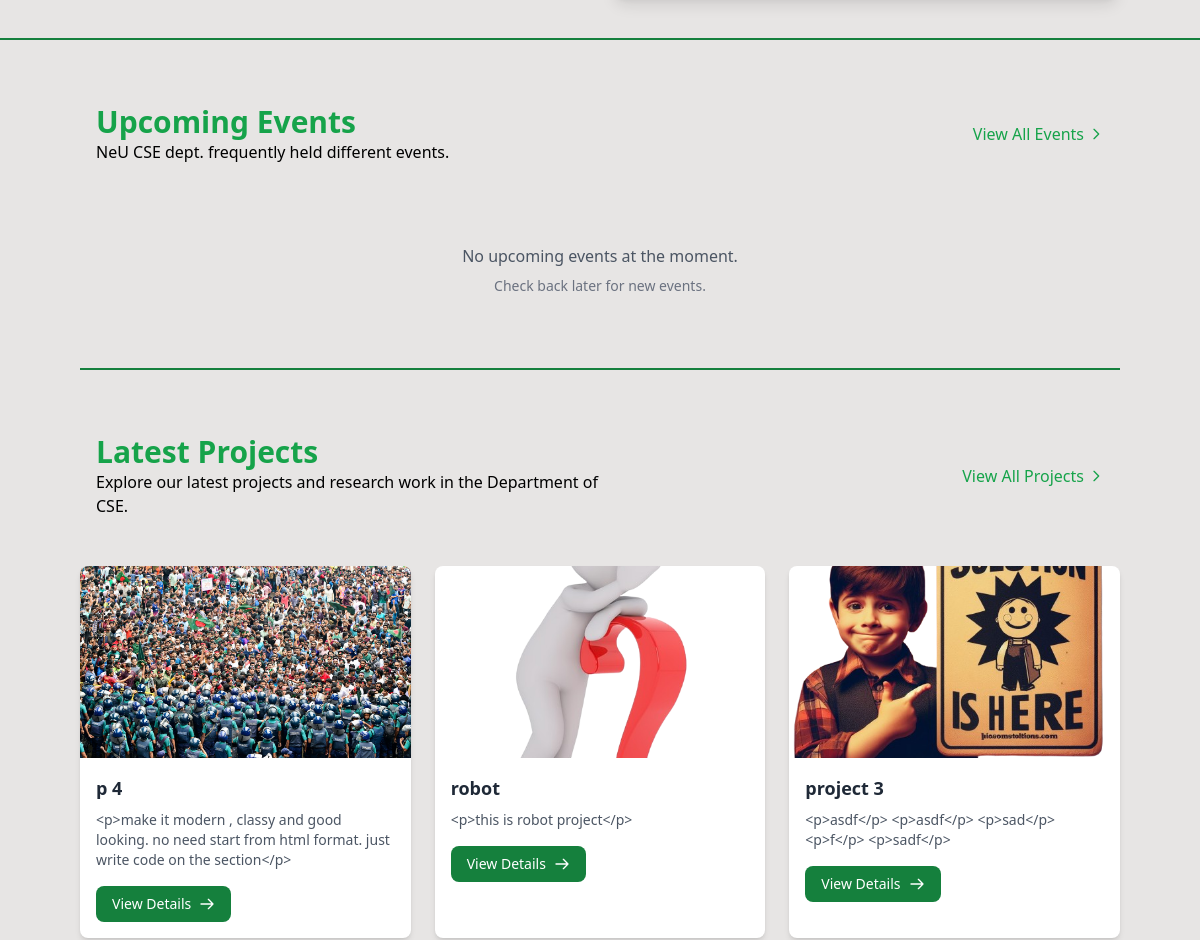
The app's page / (middle part), older data.
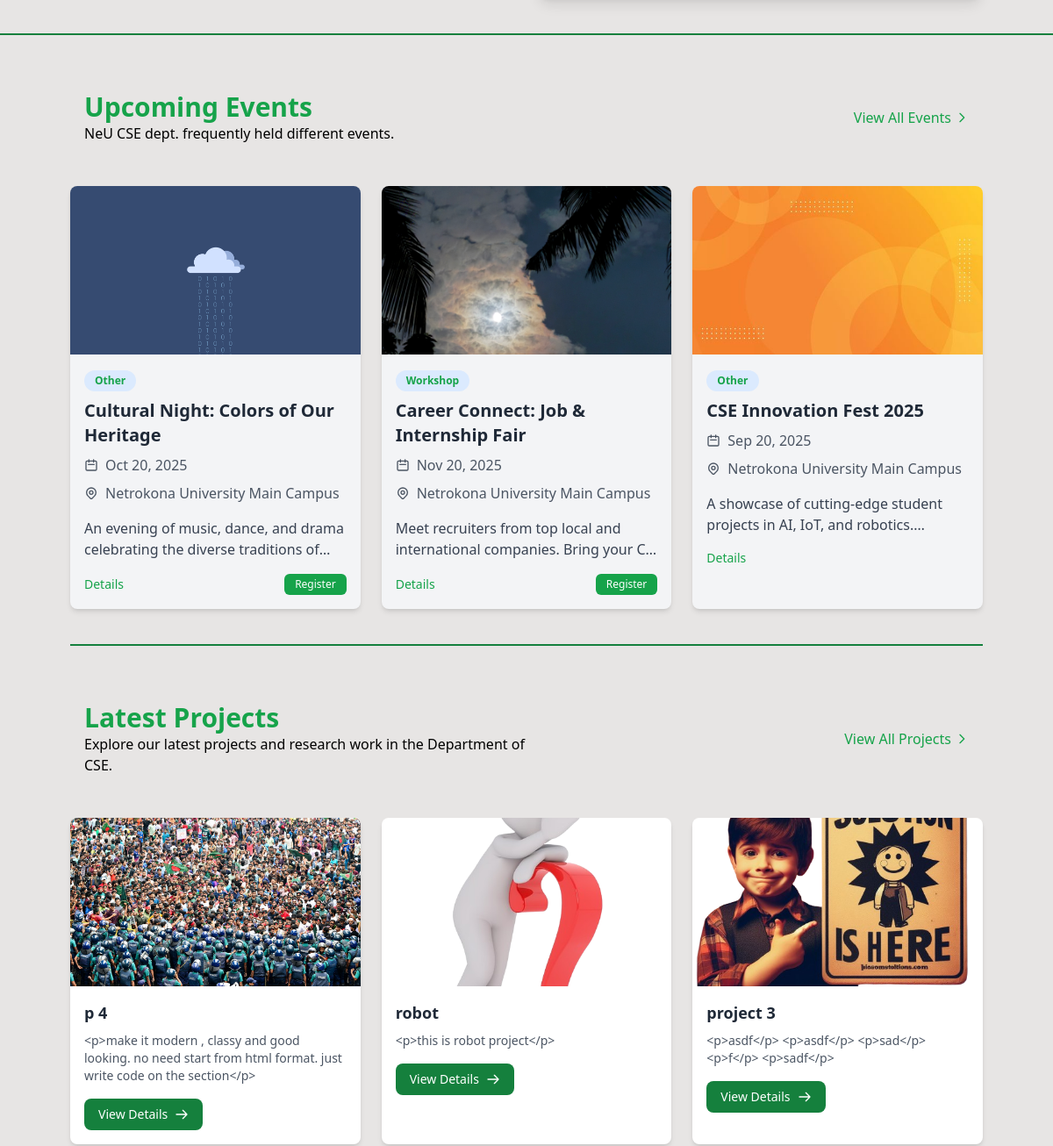
The same page, newer data.
### cse_app/models.py (models this page shows, shortened)
class Project(models.Model):
    PROJECT_TYPES = (
        ('research', 'Research Project'),
        ('thesis', 'Thesis Project'),
        ('industry', 'Industry Project'),
        ('academic', 'Academic Project'),
    )
    title = models.CharField(max_length=200)
    description = RichTextField()
    project_type = models.CharField(max_length=20, choices=PROJECT_TYPES)
    members = models.ManyToManyField('FacultyMember', related_name='projects', blank=True)
    start_date = models.DateField()
    image = models.ImageField(upload_to='projects/', blank=True, null=True)
    end_date = models.DateField(blank=True, null=True)
    is_ongoing = models.BooleanField(default=False)
    funding_agency = models.CharField(max_length=200, blank=True)
    budget = models.DecimalField(max_digits=12, decimal_places=2, blank=True, null=True)
    outcome = RichTextField(blank=True)

class Event(models.Model):
    EVENT_TYPES = (
        ('conference', 'Conference'),
        ('workshop', 'Workshop'),
        ('seminar', 'Seminar'),
        ('webinar', 'Webinar'),
        ('competition', 'Competition'),
        ('programming_contest', 'Programming Contest'),
        ('hackathon', 'Hackathon'),
        ('other', 'Other'),
    )
    title = models.CharField(max_length=200)
    description = RichTextField()
    event_type = models.CharField(max_length=20, choices=EVENT_TYPES)
    start_date = models.DateTimeField()
    end_date = models.DateTimeField()
    location = models.CharField(max_length=200)
    organizer = models.CharField(max_length=200, blank=True)
    image = models.ImageField(upload_to='events/', blank=True, null=True)
    registration_link = models.URLField(blank=True)
    is_upcoming = models.BooleanField(default=True)
    created_at = models.DateTimeField(auto_now_add=True)
    updated_at = models.DateTimeField(auto_now=True)
    class Meta:
        ordering = ['start_date']

### cse_app/views.py (the view)
# urls.py: path('', views.home, name='home'),
def home(request):
    carousel_items = CarouselItem.objects.filter(is_active=True).order_by('order')
    latest_images = ImageGallery.objects.all().order_by('-upload_time')[:6]
    important_notices = Notice_Board.objects.filter(is_important=True)[:5]
    latest_notices = Notice_Board.objects.exclude(is_important=True)[:5]
    latest_projects = Project.objects.all().order_by('-start_date')[:3]
    latest_publications = Publication.objects.all().order_by('-publication_date')[:3]
    latest_events = Event.objects.all().order_by('-start_date')[:3]
    latest_notices = Notice_Board.objects.all()[:5]
    faculty_members = FacultyMember.objects.all()[:8]
    current_chairman = Chairman.objects.filter(is_current=True).first()
    tech_news = TechNews.objects.all()[:3]
    upcoming_events = list(Event.objects.filter(
        is_upcoming=True,
        start_date__gte=timezone.now()
    ).order_by('start_date')[:3])
    if len(upcoming_events) < 3:
        latest_events = Event.objects.exclude(
            id__in=[event.id for event in upcoming_events]
        ).order_by('-start_date')[:3 - len(upcoming_events)]
        upcoming_events.extend(latest_events)
    context = {
        'carousel_items': carousel_items,
        'important_notices': important_notices,
        'latest_notices': latest_notices,
        'faculty_members': faculty_members,
        'current_chairman': current_chairman,
        'tech_news': tech_news,
        'events': upcoming_events,  # Pass events to the template
        'latest_projects': latest_projects,
        'latest_publications': latest_publications,
        'images': latest_images,
    }
    page_view, created = ViewCount.objects.get_or_create(page_name='home')
    page_view.increment()
    return render(request, 'cse/home.html', context)

### cse_app/context_processors.py (called while the page is built)
def scrolling_notice(request):
    notice = ScrollingNotice.objects.filter(is_active=True).first()
    return {'scrolling_notice': notice.text if notice else ''}

### cse_app/models.py (called while the page is built)
    def increment(self):
        self.count += 1
        self.save()

### templates/cse/home.html (shortened to what this page needs)
{% extends 'base.html' %}
{% load static %}
{% block content %}
  {% include 'cse/scrolling_notice.html' %}
  <div class="lg:col-span-2">
    <p class="border-b-2 border-green-700"></p>
     <section class="my-12 ">
      <div class="w-full lg:px-20 px-4">
          <div class="flex justify-between items-center mb-8  p-4 rounded-lg ">
            <div class="max-w-lg flex flex-col">
              <h2 class="text-3xl font-bold text-green-600">Upcoming Events</h2>
              <span>NeU CSE dept. frequently held different events.</span>
           </div>
             <a href="{% url 'all_events' %}" class="text-green-600  hover:text-green-800 font-medium flex items-center">
                View All Events
                 <svg class="w-4 h-4 ml-1" fill="none" stroke="currentColor" viewBox="0 0 24 24" xmlns="http://www.w3.org/2000/svg">
                    <path stroke-linecap="round" stroke-linejoin="round" stroke-width="2" d="M9 5l7 7-7 7"></path>
                 </svg>
             </a>
         </div>
          {% include 'cse/events.html' %}
    <p class="border-b-2 border-green-700 mt-10"></p>
          <div class="mt-12">
            <div class="flex justify-between items-center mb-8  p-4 rounded-lg">
                <div class="max-w-lg flex flex-col">
                    <h2 class="text-3xl font-bold text-green-600">Latest Projects</h2>
                    <h3>Explore our latest projects and research work in the Department of CSE.</h3>
                </div>
                <a href="{% url 'all_projects' %}" class="text-green-600 hover:text-green-800 font-medium flex items-center">
                    View All Projects
                    <svg class="w-4 h-4 ml-1" fill="none" stroke="currentColor" viewBox="0 0 24 24">
                        <path stroke-linecap="round" stroke-linejoin="round" stroke-width="2" d="M9 5l7 7-7 7"></path>
                    </svg>
                </a>
            </div>
            <div class="grid grid-cols-1 md:grid-cols-2 lg:grid-cols-3 gap-6">
                {% for project in latest_projects %}
                    <div class="bg-white rounded-lg shadow-md hover:shadow-xl transition-shadow duration-300">
                        <div class="overflow-hidden rounded-t-lg">
                            {% if project.image %}
                                <img src="{{ project.image.url }}" class="w-full h-48 object-cover transform transition duration-500 ease-in-out hover:scale-105" alt="{{ project.title }}">
                            {% else %}
                                <img src="{% static 'cse/default_project.jpg' %}" class="w-full h-48 object-cover" alt="{{ project.title }}">
                            {% endif %}
                        </div>
                        <div class="p-4">
                            <h3 class="text-lg font-semibold text-gray-800 mb-2">{{ project.title }}</h3>
                            <p class="text-gray-600 text-sm mb-4">{{ project.description|truncatewords:20 }}</p>
                            <a href="{% url 'project_detail' project.id %}" class="inline-flex items-center px-4 py-2 text-sm font-medium text-white bg-green-700 rounded-lg hover:bg-green-800 transition-all duration-300">
                                View Details
                                <svg class="w-4 h-4 ml-2" fill="none" stroke="currentColor" viewBox="0 0 24 24">
                                    <path stroke-linecap="round" stroke-linejoin="round" stroke-width="2" d="M14 5l7 7m0 0l-7 7m7-7H3"></path>
                                </svg>
                            </a>
                        </div>
                    </div>
                {% empty %}
                    <div class="col-span-3 text-center py-8">
                        <p class="text-gray-500">No projects available at the moment.</p>
                    </div>
                {% endfor %}
            </div>
          </div>
     </div>
     </section>
  </div>
</div>
{% endblock %}

### templates/base.html (shortened to what this page needs)
{% load static %}
<!DOCTYPE html>
<html lang="en">
<head>
    <script src="https://cdn.tailwindcss.com"></script>
    <link rel="stylesheet" href="https://cdnjs.cloudflare.com/ajax/libs/font-awesome/6.4.0/css/all.min.css">
    <link href="https://unpkg.com/aos@2.3.1/dist/aos.css" rel="stylesheet">
</head>
<body class="bg-stone-200">
    <main class="container mx-auto px-4 py-8">
        {% block content %}
        {% endblock %}
    </main>
</body>
</html>

### templates/Navbar.html (shortened to what this page needs)
{% load static %}

### templates/cse/carousel.html (shortened to what this page needs)
{% load static %}

### templates/cse/scrolling_notice.html (shortened to what this page needs)
<div class="notice-container mt-2 mb-4 rounded-lg">

### templates/cse/events.html (shortened to what this page needs)
{% load static %}
<div class="grid grid-cols-1 md:grid-cols-2 lg:grid-cols-3 gap-6 ">
    {% for event in events %}
    <div class=" rounded-lg shadow-md overflow-hidden hover:shadow-lg transition-shadow duration-300 bg-gray-100"
    data-aos ="fade-up"
    data-aos-duration="800">
        {% if event.image %}
        <div class="overflow-hidden">
            <img src="{{ event.image.url }}" alt="{{ event.title }}" class="w-full h-48 object-cover transition-transform duration-300 hover:scale-110">
        </div>
        {% else %}
        <div class="w-full h-48 bg-gray-200 flex items-center justify-center">
            <span class="text-gray-500">No image available</span>
        </div>
        {% endif %}
        <div class="p-4 ">
            <span class="inline-block px-3 py-1 bg-blue-100 text-green-600  text-xs font-semibold rounded-full mb-2">
                {{ event.get_event_type_display }}
            </span>
            <h3 class="text-xl font-bold mb-2 text-gray-800">{{ event.title }}</h3>
            <div class="flex items-center text-gray-600 mb-2">
                <svg class="w-4 h-4 mr-2" fill="none" stroke="currentColor" viewBox="0 0 24 24" xmlns="http://www.w3.org/2000/svg">
                    <path stroke-linecap="round" stroke-linejoin="round" stroke-width="2" d="M8 7V3m8 4V3m-9 8h10M5 21h14a2 2 0 002-2V7a2 2 0 00-2-2H5a2 2 0 00-2 2v12a2 2 0 002 2z"></path>
                </svg>
                <span>{{ event.start_date|date:"M d, Y" }}</span>
            </div>
            <div class="flex items-center text-gray-600 mb-4">
                <span>{{ event.location }}</span>
            </div>
            <p class="text-gray-700 mb-4 line-clamp-2">{{ event.description|striptags|truncatewords:15 }}</p>
            <div class="flex justify-between items-center">
                <a href="{% url 'event_detail' event.id %}" class="text-green-600 hover:text-green-800 font-medium text-sm">Details</a>
                {% if event.registration_link %}
                <a href="{{ event.registration_link }}" target="_blank" class="px-3 py-1 bg-green-600 text-white text-xs font-medium rounded-md hover:bg-green-700 transition-colors">
                    Register
                </a>
                {% endif %}
            </div>
        </div>
    </div>
    {% empty %}
    <div class="col-span-3 text-center py-8">
        <p class="text-gray-600">No upcoming events at the moment.</p>
        <p class="text-gray-500 mt-2 text-sm">Check back later for new events.</p>
    </div>
    {% endfor %}
</div>

### templates/base.html (style rules this page uses)
:root { --custom-green: #02644A; --custom-green-hover: #00916a; }

### templates/cse/scrolling_notice.html (style rules this page uses)
.notice-container { width: 100vw; position: relative; overflow: hidden; left: 50%; right: 50%; margin-left: -50vw; margin-right: -50vw; }

### templates/cse/home.html (style rules this page uses)
.line-clamp-2 { display: -webkit-box; -webkit-line-clamp: 2; -webkit-box-orient: vertical; overflow: hidden; }

### templates/cse/events.html (style rules this page uses)
.line-clamp-2 { display: -webkit-box; -webkit-line-clamp: 2; -webkit-box-orient: vertical; overflow: hidden; }

Row changes from the older to the newer data that the page shows:
added Event: image (picture), event_type "Other", title "Cultural Night: Colors of Our Heritage", start_date "Oct 20, 2025", location "Netrokona University Main Campus", description "An evening of music, dance, and drama celebrating the diverse traditions…"
added Event: image (picture), event_type "Workshop", title "Career Connect: Job & Internship Fair", start_date "Nov 20, 2025", location "Netrokona University Main Campus", description "Meet recruiters from top local and international companies. Bring your…"
added Event: image (picture), event_type "Other", title "CSE Innovation Fest 2025", start_date "Sep 20, 2025", location "Netrokona University Main Campus", description "A showcase of cutting-edge student projects in AI, IoT, and…"
Text that changed along with them:
text no longer shown: "No upcoming events at the moment. Check back later for new events."
